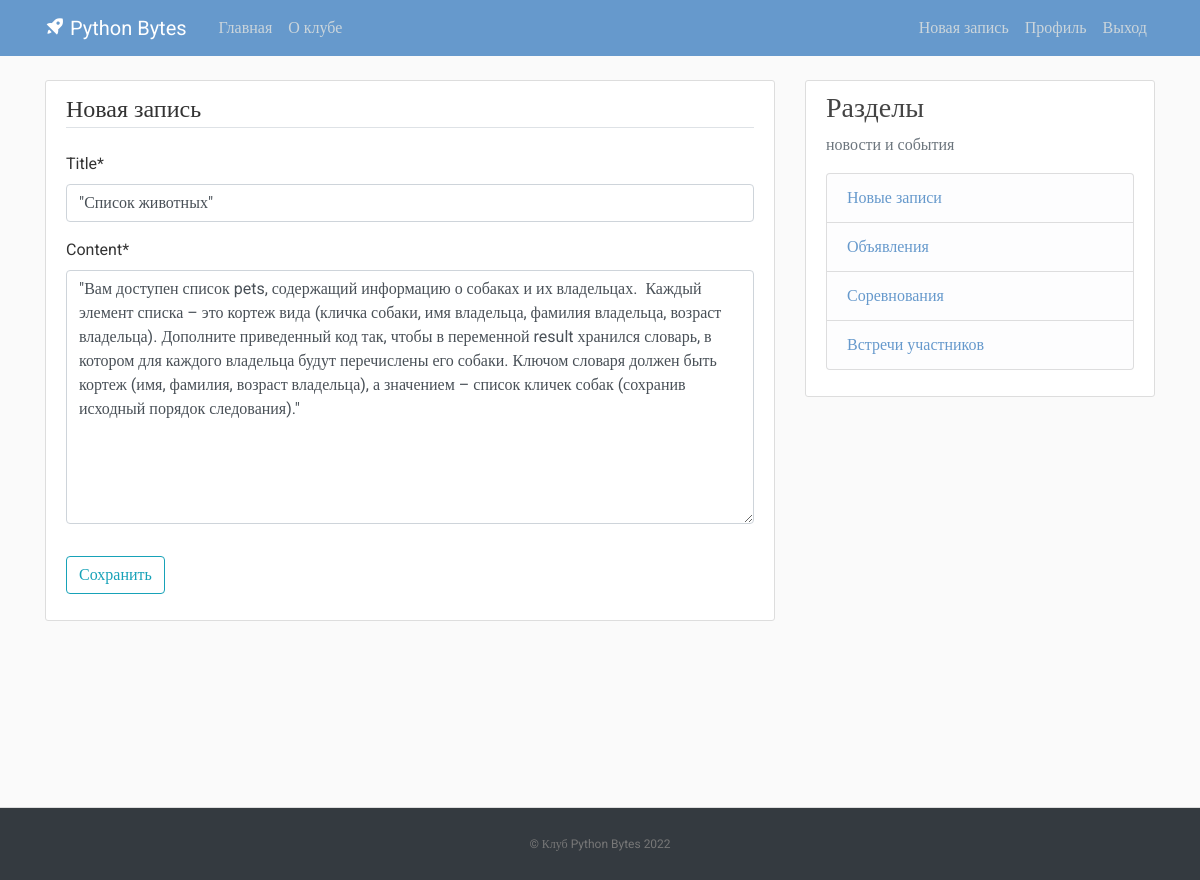
The app's page /post/15/update/ (signed in) with its own data.
### blog/models.py (models this page shows, shortened)
class Post(models.Model):
    title = models.CharField(max_length=100)
    content = models.TextField()
    date_posted = models.DateTimeField(default=timezone.now)
    author = models.ForeignKey(User, on_delete=models.CASCADE)

### blog/views.py (the view, shortened to what this page needs)
# urls.py: path('post/<int:pk>/update/', PostUpdateView.as_view(), name='post-update'),
class PostUpdateView(LoginRequiredMixin, UserPassesTestMixin, UpdateView):
    model = Post
    fields = ['title', 'content']
    def test_func(self):
        post = self.get_object()
        if self.request.user == post.author:
            return True
        return False

### blog/templates/blog/post_form.html (shortened to what this page needs)
{% extends "blog/base.html" %}
{% load crispy_forms_tags %}
{% block content %}
    <div class="content-section">
        <form method="POST">
            <fieldset class="form-group">
                <legend class="border-bottom mb-4">Новая запись</legend>
                {{ form|crispy }}
            </fieldset>
            <div class="form-group">
                <button class="btn btn-outline-info" type="submit">Сохранить</button>
            </div>
        </form>
    </div>
{% endblock content %}

### blog/static/blog/main.css (style rules this page uses)
body, html { width:100%; height:100% }
body { margin:0; padding:0; background: #fafafa; color: #333333; margin-top: 5rem; font-family:Roboto; }
.content-section { background: #ffffff; padding: 10px 20px; border: 1px solid #dddddd; border-radius: 3px; margin-bottom: 20px; }

### records on screen
Post: title "\"Список животных\"", content "\"Вам доступен список pets, содержащий информацию о собаках и их владельцах. Каждый элемент списка – это кортеж вида (кличка собаки, имя владельца, фамилия владельца, возраст владельца). Дополните приведенный код так, чтобы в переменной result хранился словарь, в котором для каждого владельца будут перечислены его собаки. Ключом словаря должен быть кортеж (имя, фамилия, возраст владельца), а значением – список кличек собак (сохранив исходный порядок следования).\""
